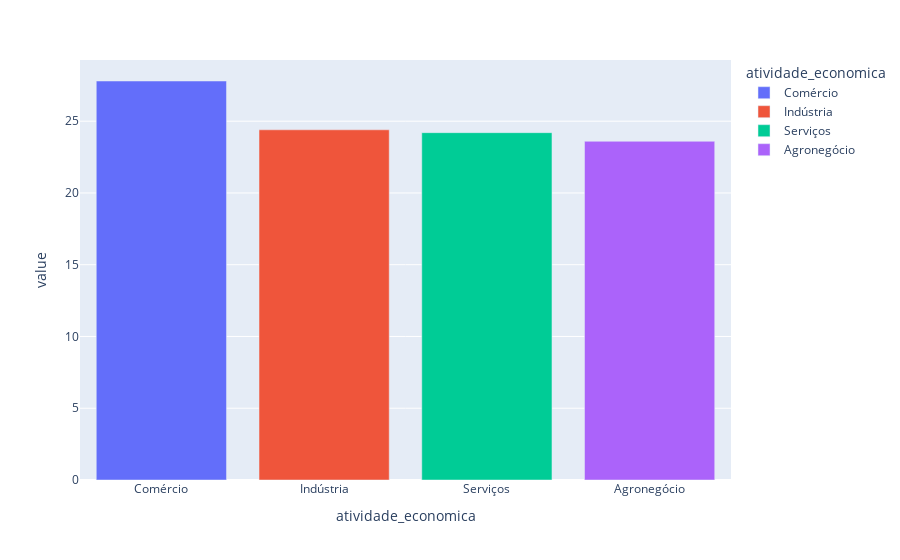

Notebook code for this chart:
### Code cell
# Distribuição de Variável Aividade Econômica
percentual_atv = df_segmento.value_counts('atividade_economica') / len(df_segmento)*100
px.bar(percentual_atv, color=percentual_atv.index)

### Figure 1 — Plotly figure (JSON) as saved in the notebook; plotly's stock layout.template omitted (floating-point values rounded to 4 significant figures)
{"data": [{"alignmentgroup": "True", "hovertemplate": "atividade_economica=%{x}<br>value=%{y}<extra></extra>", "legendgroup": "Comércio", "marker": {"color": "#636efa", "pattern": {"shape": ""}}, "name": "Comércio", "offsetgroup": "Comércio", "orientation": "v", "showlegend": true, "textposition": "auto", "type": "bar", "x": ["Comércio"], "xaxis": "x", "y": [27.8], "yaxis": "y"}, {"alignmentgroup": "True", "hovertemplate": "atividade_economica=%{x}<br>value=%{y}<extra></extra>", "legendgroup": "Indústria", "marker": {"color": "#EF553B", "pattern": {"shape": ""}}, "name": "Indústria", "offsetgroup": "Indústria", "orientation": "v", "showlegend": true, "textposition": "auto", "type": "bar", "x": ["Indústria"], "xaxis": "x", "y": [24.4], "yaxis": "y"}, {"alignmentgroup": "True", "hovertemplate": "atividade_economica=%{x}<br>value=%{y}<extra></extra>", "legendgroup": "Serviços", "marker": {"color": "#00cc96", "pattern": {"shape": ""}}, "name": "Serviços", "offsetgroup": "Serviços", "orientation": "v", "showlegend": true, "textposition": "auto", "type": "bar", "x": ["Serviços"], "xaxis": "x", "y": [24.2], "yaxis": "y"}, {"alignmentgroup": "True", "hovertemplate": "atividade_economica=%{x}<br>value=%{y}<extra></extra>", "legendgroup": "Agronegócio", "marker": {"color": "#ab63fa", "pattern": {"shape": ""}}, "name": "Agronegócio", "offsetgroup": "Agronegócio", "orientation": "v", "showlegend": true, "textposition": "auto", "type": "bar", "x": ["Agronegócio"], "xaxis": "x", "y": [23.6], "yaxis": "y"}], "layout": {"barmode": "relative", "legend": {"title": {"text": "atividade_economica"}, "tracegroupgap": 0}, "margin": {"t": 60}, "xaxis": {"anchor": "y", "categoryarray": ["Comércio", "Indústria", "Serviços", "Agronegócio"], "categoryorder": "array", "domain": [0, 1], "title": {"text": "atividade_economica"}}, "yaxis": {"anchor": "x", "domain": [0, 1], "title": {"text": "value"}}}}
